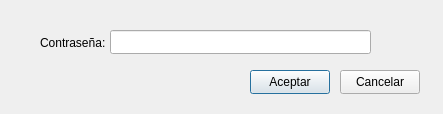
<?xml version="1.0" encoding="UTF-8"?>
<ui version="4.0">
 <class>ventanaPasswd</class>
 <widget class="QDialog" name="ventanaPasswd">
  <property name="geometry">
   <rect>
    <x>0</x>
    <y>0</y>
    <width>443</width>
    <height>114</height>
   </rect>
  </property>
  <property name="windowTitle">
   <string>Dialog</string>
  </property>
  <widget class="QLineEdit" name="inputPasswd">
   <property name="geometry">
    <rect>
     <x>110</x>
     <y>30</y>
     <width>261</width>
     <height>24</height>
    </rect>
   </property>
  </widget>
  <widget class="QLabel" name="label">
   <property name="geometry">
    <rect>
     <x>40</x>
     <y>35</y>
     <width>71</width>
     <height>16</height>
    </rect>
   </property>
   <property name="text">
    <string>Contraseña:</string>
   </property>
  </widget>
  <widget class="QPushButton" name="pushButton">
   <property name="geometry">
    <rect>
     <x>250</x>
     <y>70</y>
     <width>80</width>
     <height>24</height>
    </rect>
   </property>
   <property name="text">
    <string>Aceptar</string>
   </property>
  </widget>
  <widget class="QPushButton" name="pushButton_2">
   <property name="geometry">
    <rect>
     <x>340</x>
     <y>70</y>
     <width>80</width>
     <height>24</height>
    </rect>
   </property>
   <property name="text">
    <string>Cancelar</string>
   </property>
  </widget>
 </widget>
 <resources/>
 <connections/>
</ui>
